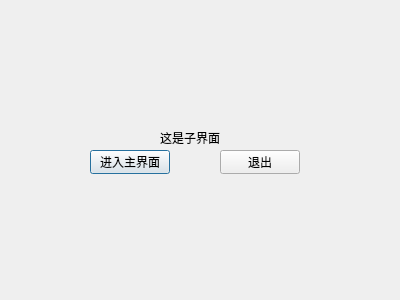
<?xml version="1.0" encoding="UTF-8"?>
<ui version="4.0">
 <class>ChildDialog</class>
 <widget class="QDialog" name="ChildDialog">
  <property name="geometry">
   <rect>
    <x>0</x>
    <y>0</y>
    <width>400</width>
    <height>300</height>
   </rect>
  </property>
  <property name="windowTitle">
   <string>Dialog</string>
  </property>
  <widget class="QPushButton" name="EnterMain">
   <property name="geometry">
    <rect>
     <x>90</x>
     <y>150</y>
     <width>80</width>
     <height>24</height>
    </rect>
   </property>
   <property name="text">
    <string>进入主界面</string>
   </property>
  </widget>
  <widget class="QPushButton" name="Exit">
   <property name="geometry">
    <rect>
     <x>220</x>
     <y>150</y>
     <width>80</width>
     <height>24</height>
    </rect>
   </property>
   <property name="text">
    <string>退出</string>
   </property>
  </widget>
  <widget class="QLabel" name="label">
   <property name="geometry">
    <rect>
     <x>160</x>
     <y>130</y>
     <width>61</width>
     <height>16</height>
    </rect>
   </property>
   <property name="text">
    <string>这是子界面</string>
   </property>
  </widget>
 </widget>
 <resources/>
 <connections>
  <connection>
   <sender>Exit</sender>
   <signal>clicked()</signal>
   <receiver>ChildDialog</receiver>
   <slot>reject()</slot>
   <hints>
    <hint type="sourcelabel">
     <x>258</x>
     <y>159</y>
    </hint>
    <hint type="destinationlabel">
     <x>312</x>
     <y>237</y>
    </hint>
   </hints>
  </connection>
 </connections>
</ui>
